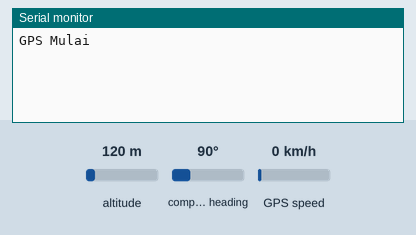
Recording of a sketch running on a simulated Arduino Uno, built with avr-gcc and run on an emulated ATmega328P. On the bench: the last lines printed to the serial monitor. The inputs (shaded band) are chosen by the test bench; at power-on: altitude 120 m, compass heading 90°, GPS speed 0 km/h. The GPS gets a fix after 3 s at 37.7749, -122.4194 with 8 satellites.

Above: at 1.2 s.
1.3 s: altitude set to 20 m
At 3.5 s:
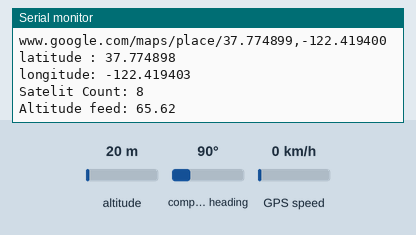
4.5 s: altitude set to 250 m
At 8.21 s:
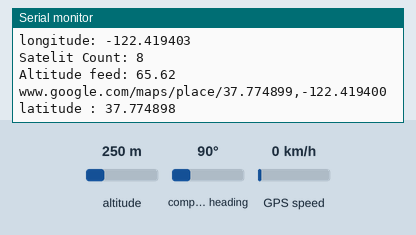

The sketch:

GPS_Neo.ino
```cpp
#include <TinyGPS++.h>
#include <SoftwareSerial.h>
SoftwareSerial serial_gps(3,2); //RX,TX
TinyGPSPlus gps;
double latitude , longitude;

void setup() {
  Serial.begin(9600);
  serial_gps.begin(9600);
  Serial.println("GPS Mulai");
}

void loop() {

  while(serial_gps.available()) {
    gps.encode(serial_gps.read());
  }
  if(gps.location.isUpdated()) {
    latitude = gps.location.lat();
    longitude = gps.location.lng();
    String link = "www.google.com/maps/place/" + String(latitude, 6) + "," + String(longitude,6) ;
    Serial.println(link);
    Serial.print ("latitude : ") ;
    Serial.println(latitude, 6);
    Serial.print ("longitude: ") ;
    Serial.println(longitude, 6);
    Serial.print ("Satelit Count: ") ;
    Serial.println (gps.satellites.value()) ;
    Serial.print ("Altitude feed: ") ;
    Serial.println (gps.altitude.feet()) ;
    Serial.println ("") ;
    delay(5000);

  }

}
```

Measured:
- after the input at 1.3 s, the serial monitor: prints a new line after 1.9 s (image 1)
